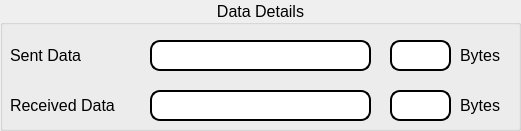
     <widget class="QGroupBox" name="groupBox_FK_3">
      <property name="enabled">
       <bool>true</bool>
      </property>
      <property name="geometry">
       <rect>
        <x>630</x>
        <y>0</y>
        <width>521</width>
        <height>131</height>
       </rect>
      </property>
      <property name="maximumSize">
       <size>
        <width>16777210</width>
        <height>16777210</height>
       </size>
      </property>
      <property name="font">
       <font>
        <pointsize>12</pointsize>
        <weight>50</weight>
        <bold>false</bold>
       </font>
      </property>
      <property name="layoutDirection">
       <enum>Qt::LeftToRight</enum>
      </property>
      <property name="title">
       <string>Data Details</string>
      </property>
      <property name="alignment">
       <set>Qt::AlignCenter</set>
      </property>
      <property name="flat">
       <bool>false</bool>
      </property>
      <property name="checkable">
       <bool>false</bool>
      </property>
      <widget class="QLineEdit" name="lineEdit_sent_data">
       <property name="geometry">
        <rect>
         <x>150</x>
         <y>40</y>
         <width>221</width>
         <height>31</height>
        </rect>
       </property>
       <property name="font">
        <font>
         <pointsize>12</pointsize>
        </font>
       </property>
       <property name="styleSheet">
        <string notr="true">QLineEdit{
border: 2px solid rgb(0, 0, 0);
border-radius: 10px;
}</string>
       </property>
       <property name="text">
        <string/>
       </property>
       <property name="readOnly">
        <bool>true</bool>
       </property>
       <property name="placeholderText">
        <string/>
       </property>
      </widget>
      <widget class="QLineEdit" name="lineEdit_received_data">
       <property name="geometry">
        <rect>
         <x>150</x>
         <y>90</y>
         <width>221</width>
         <height>31</height>
        </rect>
       </property>
       <property name="font">
        <font>
         <pointsize>12</pointsize>
        </font>
       </property>
       <property name="styleSheet">
        <string notr="true">QLineEdit{
border: 2px solid rgb(0, 0, 0);
border-radius: 10px;
}</string>
       </property>
       <property name="text">
        <string/>
       </property>
       <property name="readOnly">
        <bool>true</bool>
       </property>
      </widget>
      <widget class="QLabel" name="label_37">
       <property name="geometry">
        <rect>
         <x>10</x>
         <y>40</y>
         <width>101</width>
         <height>31</height>
        </rect>
       </property>
       <property name="font">
        <font>
         <pointsize>12</pointsize>
        </font>
       </property>
       <property name="text">
        <string>&lt;html&gt;&lt;head/&gt;&lt;body&gt;&lt;p&gt;Sent Data&lt;/p&gt;&lt;/body&gt;&lt;/html&gt;</string>
       </property>
      </widget>
      <widget class="QLabel" name="label_38">
       <property name="geometry">
        <rect>
         <x>10</x>
         <y>90</y>
         <width>131</width>
         <height>31</height>
        </rect>
       </property>
       <property name="font">
        <font>
         <pointsize>12</pointsize>
        </font>
       </property>
       <property name="text">
        <string>&lt;html&gt;&lt;head/&gt;&lt;body&gt;&lt;p&gt;Received Data&lt;/p&gt;&lt;/body&gt;&lt;/html&gt;</string>
       </property>
      </widget>
      <widget class="QLineEdit" name="lineEdit_sent_length">
       <property name="geometry">
        <rect>
         <x>390</x>
         <y>40</y>
         <width>61</width>
         <height>31</height>
        </rect>
       </property>
       <property name="font">
        <font>
         <pointsize>12</pointsize>
        </font>
       </property>
       <property name="styleSheet">
        <string notr="true">QLineEdit{
border: 2px solid rgb(0, 0, 0);
border-radius: 10px;
}</string>
       </property>
       <property name="text">
        <string/>
       </property>
       <property name="readOnly">
        <bool>true</bool>
       </property>
       <property name="placeholderText">
        <string/>
       </property>
      </widget>
      <widget class="QLineEdit" name="lineEdit_received_length">
       <property name="geometry">
        <rect>
         <x>390</x>
         <y>90</y>
         <width>61</width>
         <height>31</height>
        </rect>
       </property>
       <property name="font">
        <font>
         <pointsize>12</pointsize>
        </font>
       </property>
       <property name="styleSheet">
        <string notr="true">QLineEdit{
border: 2px solid rgb(0, 0, 0);
border-radius: 10px;
}</string>
       </property>
       <property name="text">
        <string/>
       </property>
       <property name="readOnly">
        <bool>true</bool>
       </property>
       <property name="placeholderText">
        <string/>
       </property>
      </widget>
      <widget class="QLabel" name="label_50">
       <property name="geometry">
        <rect>
         <x>460</x>
         <y>40</y>
         <width>51</width>
         <height>31</height>
        </rect>
       </property>
       <property name="font">
        <font>
         <pointsize>12</pointsize>
        </font>
       </property>
       <property name="text">
        <string>&lt;html&gt;&lt;head/&gt;&lt;body&gt;&lt;p&gt;Bytes&lt;/p&gt;&lt;/body&gt;&lt;/html&gt;</string>
       </property>
      </widget>
      <widget class="QLabel" name="label_51">
       <property name="geometry">
        <rect>
         <x>460</x>
         <y>90</y>
         <width>51</width>
         <height>31</height>
        </rect>
       </property>
       <property name="font">
        <font>
         <pointsize>12</pointsize>
        </font>
       </property>
       <property name="text">
        <string>&lt;html&gt;&lt;head/&gt;&lt;body&gt;&lt;p&gt;Bytes&lt;/p&gt;&lt;/body&gt;&lt;/html&gt;</string>
       </property>
      </widget>
     </widget>
